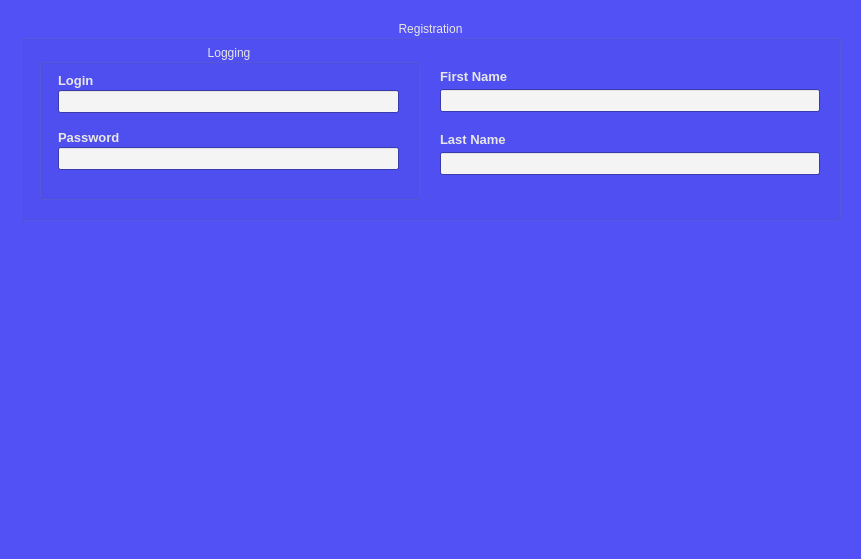
<?xml version="1.0" encoding="UTF-8"?>
<ui version="4.0">
 <class>RegistrationWidget</class>
 <widget class="QWidget" name="RegistrationWidget">
  <property name="geometry">
   <rect>
    <x>0</x>
    <y>0</y>
    <width>861</width>
    <height>559</height>
   </rect>
  </property>
  <property name="minimumSize">
   <size>
    <width>538</width>
    <height>246</height>
   </size>
  </property>
  <property name="palette">
   <palette>
    <active>
     <colorrole role="WindowText">
      <brush brushstyle="SolidPattern">
       <color alpha="255">
        <red>231</red>
        <green>231</green>
        <blue>231</blue>
       </color>
      </brush>
     </colorrole>
     <colorrole role="Button">
      <brush brushstyle="SolidPattern">
       <color alpha="255">
        <red>245</red>
        <green>245</green>
        <blue>245</blue>
       </color>
      </brush>
     </colorrole>
     <colorrole role="Dark">
      <brush brushstyle="SolidPattern">
       <color alpha="255">
        <red>35</red>
        <green>35</green>
        <blue>35</blue>
       </color>
      </brush>
     </colorrole>
     <colorrole role="Text">
      <brush brushstyle="SolidPattern">
       <color alpha="255">
        <red>231</red>
        <green>231</green>
        <blue>231</blue>
       </color>
      </brush>
     </colorrole>
     <colorrole role="ButtonText">
      <brush brushstyle="SolidPattern">
       <color alpha="255">
        <red>231</red>
        <green>231</green>
        <blue>231</blue>
       </color>
      </brush>
     </colorrole>
     <colorrole role="Base">
      <brush brushstyle="SolidPattern">
       <color alpha="255">
        <red>245</red>
        <green>244</green>
        <blue>245</blue>
       </color>
      </brush>
     </colorrole>
     <colorrole role="Window">
      <brush brushstyle="SolidPattern">
       <color alpha="255">
        <red>81</red>
        <green>81</green>
        <blue>245</blue>
       </color>
      </brush>
     </colorrole>
     <colorrole role="PlaceholderText">
      <brush brushstyle="SolidPattern">
       <color alpha="128">
        <red>231</red>
        <green>231</green>
        <blue>231</blue>
       </color>
      </brush>
     </colorrole>
    </active>
    <inactive>
     <colorrole role="WindowText">
      <brush brushstyle="SolidPattern">
       <color alpha="255">
        <red>231</red>
        <green>231</green>
        <blue>231</blue>
       </color>
      </brush>
     </colorrole>
     <colorrole role="Button">
      <brush brushstyle="SolidPattern">
       <color alpha="255">
        <red>245</red>
        <green>245</green>
        <blue>245</blue>
       </color>
      </brush>
     </colorrole>
     <colorrole role="Dark">
      <brush brushstyle="SolidPattern">
       <color alpha="255">
        <red>35</red>
        <green>35</green>
        <blue>35</blue>
       </color>
      </brush>
     </colorrole>
     <colorrole role="Text">
      <brush brushstyle="SolidPattern">
       <color alpha="255">
        <red>231</red>
        <green>231</green>
        <blue>231</blue>
       </color>
      </brush>
     </colorrole>
     <colorrole role="ButtonText">
      <brush brushstyle="SolidPattern">
       <color alpha="255">
        <red>231</red>
        <green>231</green>
        <blue>231</blue>
       </color>
      </brush>
     </colorrole>
     <colorrole role="Base">
      <brush brushstyle="SolidPattern">
       <color alpha="255">
        <red>245</red>
        <green>244</green>
        <blue>245</blue>
       </color>
      </brush>
     </colorrole>
     <colorrole role="Window">
      <brush brushstyle="SolidPattern">
       <color alpha="255">
        <red>81</red>
        <green>81</green>
        <blue>245</blue>
       </color>
      </brush>
     </colorrole>
     <colorrole role="PlaceholderText">
      <brush brushstyle="SolidPattern">
       <color alpha="128">
        <red>231</red>
        <green>231</green>
        <blue>231</blue>
       </color>
      </brush>
     </colorrole>
    </inactive>
    <disabled>
     <colorrole role="WindowText">
      <brush brushstyle="SolidPattern">
       <color alpha="255">
        <red>35</red>
        <green>35</green>
        <blue>35</blue>
       </color>
      </brush>
     </colorrole>
     <colorrole role="Button">
      <brush brushstyle="SolidPattern">
       <color alpha="255">
        <red>245</red>
        <green>245</green>
        <blue>245</blue>
       </color>
      </brush>
     </colorrole>
     <colorrole role="Dark">
      <brush brushstyle="SolidPattern">
       <color alpha="255">
        <red>35</red>
        <green>35</green>
        <blue>35</blue>
       </color>
      </brush>
     </colorrole>
     <colorrole role="Text">
      <brush brushstyle="SolidPattern">
       <color alpha="255">
        <red>35</red>
        <green>35</green>
        <blue>35</blue>
       </color>
      </brush>
     </colorrole>
     <colorrole role="ButtonText">
      <brush brushstyle="SolidPattern">
       <color alpha="255">
        <red>35</red>
        <green>35</green>
        <blue>35</blue>
       </color>
      </brush>
     </colorrole>
     <colorrole role="Base">
      <brush brushstyle="SolidPattern">
       <color alpha="255">
        <red>81</red>
        <green>81</green>
        <blue>245</blue>
       </color>
      </brush>
     </colorrole>
     <colorrole role="Window">
      <brush brushstyle="SolidPattern">
       <color alpha="255">
        <red>81</red>
        <green>81</green>
        <blue>245</blue>
       </color>
      </brush>
     </colorrole>
     <colorrole role="PlaceholderText">
      <brush brushstyle="SolidPattern">
       <color alpha="128">
        <red>231</red>
        <green>231</green>
        <blue>231</blue>
       </color>
      </brush>
     </colorrole>
    </disabled>
   </palette>
  </property>
  <property name="windowTitle">
   <string>Form</string>
  </property>
  <property name="autoFillBackground">
   <bool>true</bool>
  </property>
  <widget class="QWidget" name="verticalLayoutWidget_3">
   <property name="geometry">
    <rect>
     <x>0</x>
     <y>0</y>
     <width>861</width>
     <height>241</height>
    </rect>
   </property>
   <layout class="QVBoxLayout" name="verticalLayout_1">
    <property name="spacing">
     <number>0</number>
    </property>
    <property name="leftMargin">
     <number>20</number>
    </property>
    <property name="topMargin">
     <number>20</number>
    </property>
    <property name="rightMargin">
     <number>20</number>
    </property>
    <property name="bottomMargin">
     <number>20</number>
    </property>
    <item>
     <widget class="QGroupBox" name="grpBx_rgstr">
      <property name="sizePolicy">
       <sizepolicy hsizetype="Expanding" vsizetype="Minimum">
        <horstretch>0</horstretch>
        <verstretch>0</verstretch>
       </sizepolicy>
      </property>
      <property name="palette">
       <palette>
        <active>
         <colorrole role="Highlight">
          <brush brushstyle="SolidPattern">
           <color alpha="170">
            <red>204</red>
            <green>204</green>
            <blue>204</blue>
           </color>
          </brush>
         </colorrole>
         <colorrole role="Link">
          <brush brushstyle="SolidPattern">
           <color alpha="255">
            <red>244</red>
            <green>244</green>
            <blue>244</blue>
           </color>
          </brush>
         </colorrole>
        </active>
        <inactive>
         <colorrole role="Highlight">
          <brush brushstyle="SolidPattern">
           <color alpha="170">
            <red>204</red>
            <green>204</green>
            <blue>204</blue>
           </color>
          </brush>
         </colorrole>
         <colorrole role="Link">
          <brush brushstyle="SolidPattern">
           <color alpha="255">
            <red>244</red>
            <green>244</green>
            <blue>244</blue>
           </color>
          </brush>
         </colorrole>
        </inactive>
        <disabled>
         <colorrole role="Highlight">
          <brush brushstyle="SolidPattern">
           <color alpha="170">
            <red>31</red>
            <green>117</green>
            <blue>204</blue>
           </color>
          </brush>
         </colorrole>
         <colorrole role="Link">
          <brush brushstyle="SolidPattern">
           <color alpha="255">
            <red>244</red>
            <green>244</green>
            <blue>244</blue>
           </color>
          </brush>
         </colorrole>
        </disabled>
       </palette>
      </property>
      <property name="font">
       <font>
        <family>Tahoma</family>
        <weight>50</weight>
        <bold>false</bold>
       </font>
      </property>
      <property name="title">
       <string>Registration</string>
      </property>
      <property name="alignment">
       <set>Qt::AlignCenter</set>
      </property>
      <widget class="QWidget" name="horizontalLayoutWidget">
       <property name="geometry">
        <rect>
         <x>-1</x>
         <y>19</y>
         <width>821</width>
         <height>181</height>
        </rect>
       </property>
       <layout class="QHBoxLayout" name="horizontalLayout_1">
        <property name="spacing">
         <number>20</number>
        </property>
        <property name="leftMargin">
         <number>20</number>
        </property>
        <property name="topMargin">
         <number>5</number>
        </property>
        <property name="rightMargin">
         <number>20</number>
        </property>
        <property name="bottomMargin">
         <number>20</number>
        </property>
        <item>
         <widget class="QGroupBox" name="grpBx_lgn">
          <property name="sizePolicy">
           <sizepolicy hsizetype="Expanding" vsizetype="Expanding">
            <horstretch>0</horstretch>
            <verstretch>0</verstretch>
           </sizepolicy>
          </property>
          <property name="palette">
           <palette>
            <active>
             <colorrole role="Base">
              <brush brushstyle="SolidPattern">
               <color alpha="255">
                <red>245</red>
                <green>244</green>
                <blue>245</blue>
               </color>
              </brush>
             </colorrole>
             <colorrole role="Highlight">
              <brush brushstyle="SolidPattern">
               <color alpha="170">
                <red>204</red>
                <green>204</green>
                <blue>204</blue>
               </color>
              </brush>
             </colorrole>
            </active>
            <inactive>
             <colorrole role="Base">
              <brush brushstyle="SolidPattern">
               <color alpha="255">
                <red>245</red>
                <green>244</green>
                <blue>245</blue>
               </color>
              </brush>
             </colorrole>
             <colorrole role="Highlight">
              <brush brushstyle="SolidPattern">
               <color alpha="170">
                <red>204</red>
                <green>204</green>
                <blue>204</blue>
               </color>
              </brush>
             </colorrole>
            </inactive>
            <disabled>
             <colorrole role="Base">
              <brush brushstyle="SolidPattern">
               <color alpha="255">
                <red>245</red>
                <green>245</green>
                <blue>245</blue>
               </color>
              </brush>
             </colorrole>
             <colorrole role="Highlight">
              <brush brushstyle="SolidPattern">
               <color alpha="170">
                <red>204</red>
                <green>204</green>
                <blue>204</blue>
               </color>
              </brush>
             </colorrole>
            </disabled>
           </palette>
          </property>
          <property name="title">
           <string>Logging</string>
          </property>
          <property name="alignment">
           <set>Qt::AlignCenter</set>
          </property>
          <widget class="QWidget" name="verticalLayoutWidget_2">
           <property name="geometry">
            <rect>
             <x>-1</x>
             <y>19</y>
             <width>381</width>
             <height>131</height>
            </rect>
           </property>
           <layout class="QVBoxLayout" name="verticalLayout_3">
            <property name="spacing">
             <number>0</number>
            </property>
            <property name="leftMargin">
             <number>20</number>
            </property>
            <property name="rightMargin">
             <number>20</number>
            </property>
            <item>
             <spacer name="verticalSpacer_4">
              <property name="orientation">
               <enum>Qt::Vertical</enum>
              </property>
              <property name="sizeType">
               <enum>QSizePolicy::Fixed</enum>
              </property>
              <property name="sizeHint" stdset="0">
               <size>
                <width>20</width>
                <height>8</height>
               </size>
              </property>
             </spacer>
            </item>
            <item>
             <widget class="QLabel" name="label_login">
              <property name="sizePolicy">
               <sizepolicy hsizetype="Preferred" vsizetype="Fixed">
                <horstretch>0</horstretch>
                <verstretch>0</verstretch>
               </sizepolicy>
              </property>
              <property name="minimumSize">
               <size>
                <width>170</width>
                <height>0</height>
               </size>
              </property>
              <property name="font">
               <font>
                <family>Tahoma</family>
                <pointsize>10</pointsize>
                <weight>75</weight>
                <bold>true</bold>
               </font>
              </property>
              <property name="text">
               <string>Login</string>
              </property>
             </widget>
            </item>
            <item>
             <widget class="QLineEdit" name="lineEdit_login">
              <property name="minimumSize">
               <size>
                <width>170</width>
                <height>0</height>
               </size>
              </property>
              <property name="palette">
               <palette>
                <active>
                 <colorrole role="Text">
                  <brush brushstyle="SolidPattern">
                   <color alpha="255">
                    <red>0</red>
                    <green>0</green>
                    <blue>0</blue>
                   </color>
                  </brush>
                 </colorrole>
                 <colorrole role="ButtonText">
                  <brush brushstyle="SolidPattern">
                   <color alpha="255">
                    <red>0</red>
                    <green>0</green>
                    <blue>0</blue>
                   </color>
                  </brush>
                 </colorrole>
                 <colorrole role="PlaceholderText">
                  <brush brushstyle="NoBrush">
                   <color alpha="128">
                    <red>0</red>
                    <green>0</green>
                    <blue>0</blue>
                   </color>
                  </brush>
                 </colorrole>
                </active>
                <inactive>
                 <colorrole role="Text">
                  <brush brushstyle="SolidPattern">
                   <color alpha="255">
                    <red>0</red>
                    <green>0</green>
                    <blue>0</blue>
                   </color>
                  </brush>
                 </colorrole>
                 <colorrole role="ButtonText">
                  <brush brushstyle="SolidPattern">
                   <color alpha="255">
                    <red>0</red>
                    <green>0</green>
                    <blue>0</blue>
                   </color>
                  </brush>
                 </colorrole>
                 <colorrole role="PlaceholderText">
                  <brush brushstyle="NoBrush">
                   <color alpha="128">
                    <red>0</red>
                    <green>0</green>
                    <blue>0</blue>
                   </color>
                  </brush>
                 </colorrole>
                </inactive>
                <disabled>
                 <colorrole role="Text">
                  <brush brushstyle="SolidPattern">
                   <color alpha="255">
                    <red>35</red>
                    <green>35</green>
                    <blue>35</blue>
                   </color>
                  </brush>
                 </colorrole>
                 <colorrole role="ButtonText">
                  <brush brushstyle="SolidPattern">
                   <color alpha="255">
                    <red>35</red>
                    <green>35</green>
                    <blue>35</blue>
                   </color>
                  </brush>
                 </colorrole>
                 <colorrole role="PlaceholderText">
                  <brush brushstyle="NoBrush">
                   <color alpha="128">
                    <red>0</red>
                    <green>0</green>
                    <blue>0</blue>
                   </color>
                  </brush>
                 </colorrole>
                </disabled>
               </palette>
              </property>
              <property name="font">
               <font>
                <family>Tahoma</family>
                <pointsize>10</pointsize>
                <weight>75</weight>
                <bold>true</bold>
               </font>
              </property>
             </widget>
            </item>
            <item>
             <spacer name="verticalSpacer_5">
              <property name="orientation">
               <enum>Qt::Vertical</enum>
              </property>
              <property name="sizeType">
               <enum>QSizePolicy::Fixed</enum>
              </property>
              <property name="sizeHint" stdset="0">
               <size>
                <width>20</width>
                <height>15</height>
               </size>
              </property>
             </spacer>
            </item>
            <item>
             <widget class="QLabel" name="label_password">
              <property name="sizePolicy">
               <sizepolicy hsizetype="Preferred" vsizetype="Fixed">
                <horstretch>0</horstretch>
                <verstretch>0</verstretch>
               </sizepolicy>
              </property>
              <property name="minimumSize">
               <size>
                <width>170</width>
                <height>0</height>
               </size>
              </property>
              <property name="font">
               <font>
                <family>Tahoma</family>
                <pointsize>10</pointsize>
                <weight>75</weight>
                <bold>true</bold>
               </font>
              </property>
              <property name="text">
               <string>Password</string>
              </property>
             </widget>
            </item>
            <item>
             <widget class="QLineEdit" name="lineEdit_password">
              <property name="minimumSize">
               <size>
                <width>170</width>
                <height>0</height>
               </size>
              </property>
              <property name="palette">
               <palette>
                <active>
                 <colorrole role="WindowText">
                  <brush brushstyle="SolidPattern">
                   <color alpha="255">
                    <red>0</red>
                    <green>0</green>
                    <blue>0</blue>
                   </color>
                  </brush>
                 </colorrole>
                 <colorrole role="Text">
                  <brush brushstyle="SolidPattern">
                   <color alpha="255">
                    <red>0</red>
                    <green>0</green>
                    <blue>0</blue>
                   </color>
                  </brush>
                 </colorrole>
                 <colorrole role="ButtonText">
                  <brush brushstyle="SolidPattern">
                   <color alpha="255">
                    <red>0</red>
                    <green>0</green>
                    <blue>0</blue>
                   </color>
                  </brush>
                 </colorrole>
                 <colorrole role="PlaceholderText">
                  <brush brushstyle="NoBrush">
                   <color alpha="128">
                    <red>0</red>
                    <green>0</green>
                    <blue>0</blue>
                   </color>
                  </brush>
                 </colorrole>
                </active>
                <inactive>
                 <colorrole role="WindowText">
                  <brush brushstyle="SolidPattern">
                   <color alpha="255">
                    <red>0</red>
                    <green>0</green>
                    <blue>0</blue>
                   </color>
                  </brush>
                 </colorrole>
                 <colorrole role="Text">
                  <brush brushstyle="SolidPattern">
                   <color alpha="255">
                    <red>0</red>
                    <green>0</green>
                    <blue>0</blue>
                   </color>
                  </brush>
                 </colorrole>
                 <colorrole role="ButtonText">
                  <brush brushstyle="SolidPattern">
                   <color alpha="255">
                    <red>0</red>
                    <green>0</green>
                    <blue>0</blue>
                   </color>
                  </brush>
                 </colorrole>
                 <colorrole role="PlaceholderText">
                  <brush brushstyle="NoBrush">
                   <color alpha="128">
                    <red>0</red>
                    <green>0</green>
                    <blue>0</blue>
                   </color>
                  </brush>
                 </colorrole>
                </inactive>
                <disabled>
                 <colorrole role="WindowText">
                  <brush brushstyle="SolidPattern">
                   <color alpha="255">
                    <red>35</red>
                    <green>35</green>
                    <blue>35</blue>
                   </color>
                  </brush>
                 </colorrole>
                 <colorrole role="Text">
                  <brush brushstyle="SolidPattern">
                   <color alpha="255">
                    <red>35</red>
                    <green>35</green>
                    <blue>35</blue>
                   </color>
                  </brush>
                 </colorrole>
                 <colorrole role="ButtonText">
                  <brush brushstyle="SolidPattern">
                   <color alpha="255">
                    <red>35</red>
                    <green>35</green>
                    <blue>35</blue>
                   </color>
                  </brush>
                 </colorrole>
                 <colorrole role="PlaceholderText">
                  <brush brushstyle="NoBrush">
                   <color alpha="128">
                    <red>0</red>
                    <green>0</green>
                    <blue>0</blue>
                   </color>
                  </brush>
                 </colorrole>
                </disabled>
               </palette>
              </property>
              <property name="font">
               <font>
                <family>Tahoma</family>
                <pointsize>10</pointsize>
                <weight>75</weight>
                <bold>true</bold>
               </font>
              </property>
              <property name="inputMethodHints">
               <set>Qt::ImhNone</set>
              </property>
             </widget>
            </item>
            <item>
             <spacer name="verticalSpacer_6">
              <property name="orientation">
               <enum>Qt::Vertical</enum>
              </property>
              <property name="sizeType">
               <enum>QSizePolicy::Fixed</enum>
              </property>
              <property name="sizeHint" stdset="0">
               <size>
                <width>20</width>
                <height>20</height>
               </size>
              </property>
             </spacer>
            </item>
           </layout>
          </widget>
         </widget>
        </item>
        <item>
         <layout class="QVBoxLayout" name="verticalLayout_2">
          <property name="spacing">
           <number>0</number>
          </property>
          <item>
           <spacer name="verticalSpacer_2">
            <property name="orientation">
             <enum>Qt::Vertical</enum>
            </property>
            <property name="sizeType">
             <enum>QSizePolicy::Fixed</enum>
            </property>
            <property name="sizeHint" stdset="0">
             <size>
              <width>20</width>
              <height>20</height>
             </size>
            </property>
           </spacer>
          </item>
          <item>
           <widget class="QLabel" name="label_frst_name">
            <property name="sizePolicy">
             <sizepolicy hsizetype="Preferred" vsizetype="Fixed">
              <horstretch>0</horstretch>
              <verstretch>0</verstretch>
             </sizepolicy>
            </property>
            <property name="minimumSize">
             <size>
              <width>170</width>
              <height>0</height>
             </size>
            </property>
            <property name="font">
             <font>
              <family>Tahoma</family>
              <pointsize>10</pointsize>
              <weight>75</weight>
              <bold>true</bold>
             </font>
            </property>
            <property name="text">
             <string>First Name</string>
            </property>
           </widget>
          </item>
          <item>
           <widget class="QLineEdit" name="lineEdit_FName">
            <property name="minimumSize">
             <size>
              <width>170</width>
              <height>0</height>
             </size>
            </property>
            <property name="palette">
             <palette>
              <active>
               <colorrole role="Text">
                <brush brushstyle="SolidPattern">
                 <color alpha="255">
                  <red>0</red>
                  <green>0</green>
                  <blue>0</blue>
                 </color>
                </brush>
               </colorrole>
               <colorrole role="ButtonText">
                <brush brushstyle="SolidPattern">
                 <color alpha="255">
                  <red>0</red>
                  <green>0</green>
                  <blue>0</blue>
                 </color>
                </brush>
               </colorrole>
               <colorrole role="PlaceholderText">
                <brush brushstyle="NoBrush">
                 <color alpha="128">
                  <red>0</red>
                  <green>0</green>
                  <blue>0</blue>
                 </color>
                </brush>
               </colorrole>
              </active>
              <inactive>
               <colorrole role="Text">
                <brush brushstyle="SolidPattern">
                 <color alpha="255">
                  <red>0</red>
                  <green>0</green>
                  <blue>0</blue>
                 </color>
                </brush>
               </colorrole>
               <colorrole role="ButtonText">
                <brush brushstyle="SolidPattern">
                 <color alpha="255">
                  <red>0</red>
                  <green>0</green>
                  <blue>0</blue>
                 </color>
                </brush>
               </colorrole>
               <colorrole role="PlaceholderText">
                <brush brushstyle="NoBrush">
                 <color alpha="128">
                  <red>0</red>
                  <green>0</green>
                  <blue>0</blue>
                 </color>
                </brush>
               </colorrole>
              </inactive>
              <disabled>
               <colorrole role="Text">
                <brush brushstyle="SolidPattern">
                 <color alpha="255">
                  <red>35</red>
                  <green>35</green>
                  <blue>35</blue>
                 </color>
                </brush>
               </colorrole>
               <colorrole role="ButtonText">
                <brush brushstyle="SolidPattern">
                 <color alpha="255">
                  <red>35</red>
                  <green>35</green>
                  <blue>35</blue>
                 </color>
                </brush>
               </colorrole>
               <colorrole role="PlaceholderText">
                <brush brushstyle="NoBrush">
                 <color alpha="128">
                  <red>0</red>
                  <green>0</green>
                  <blue>0</blue>
                 </color>
                </brush>
               </colorrole>
              </disabled>
             </palette>
            </property>
            <property name="font">
             <font>
              <family>Tahoma</family>
              <pointsize>10</pointsize>
              <weight>75</weight>
              <bold>true</bold>
             </font>
            </property>
           </widget>
          </item>
          <item>
           <spacer name="verticalSpacer_3">
            <property name="orientation">
             <enum>Qt::Vertical</enum>
            </property>
            <property name="sizeType">
             <enum>QSizePolicy::Fixed</enum>
            </property>
            <property name="sizeHint" stdset="0">
             <size>
              <width>20</width>
              <height>15</height>
             </size>
            </property>
           </spacer>
          </item>
          <item>
           <widget class="QLabel" name="label_lst_name">
            <property name="sizePolicy">
             <sizepolicy hsizetype="Preferred" vsizetype="Fixed">
              <horstretch>0</horstretch>
              <verstretch>0</verstretch>
             </sizepolicy>
            </property>
            <property name="minimumSize">
             <size>
              <width>170</width>
              <height>0</height>
             </size>
            </property>
            <property name="font">
             <font>
              <family>Tahoma</family>
              <pointsize>10</pointsize>
              <weight>75</weight>
              <bold>true</bold>
             </font>
            </property>
            <property name="text">
             <string>Last Name</string>
            </property>
           </widget>
          </item>
          <item>
           <widget class="QLineEdit" name="lineEdit_LName">
            <property name="minimumSize">
             <size>
              <width>170</width>
              <height>0</height>
             </size>
            </property>
            <property name="palette">
             <palette>
              <active>
               <colorrole role="WindowText">
                <brush brushstyle="SolidPattern">
                 <color alpha="255">
                  <red>245</red>
                  <green>245</green>
                  <blue>245</blue>
                 </color>
                </brush>
               </colorrole>
               <colorrole role="Text">
                <brush brushstyle="SolidPattern">
                 <color alpha="255">
                  <red>0</red>
                  <green>0</green>
                  <blue>0</blue>
                 </color>
                </brush>
               </colorrole>
               <colorrole role="ButtonText">
                <brush brushstyle="SolidPattern">
                 <color alpha="255">
                  <red>0</red>
                  <green>0</green>
                  <blue>0</blue>
                 </color>
                </brush>
               </colorrole>
               <colorrole role="PlaceholderText">
                <brush brushstyle="NoBrush">
                 <color alpha="128">
                  <red>0</red>
                  <green>0</green>
                  <blue>0</blue>
                 </color>
                </brush>
               </colorrole>
              </active>
              <inactive>
               <colorrole role="WindowText">
                <brush brushstyle="SolidPattern">
                 <color alpha="255">
                  <red>245</red>
                  <green>245</green>
                  <blue>245</blue>
                 </color>
                </brush>
               </colorrole>
               <colorrole role="Text">
                <brush brushstyle="SolidPattern">
                 <color alpha="255">
                  <red>0</red>
                  <green>0</green>
                  <blue>0</blue>
                 </color>
                </brush>
               </colorrole>
               <colorrole role="ButtonText">
                <brush brushstyle="SolidPattern">
                 <color alpha="255">
                  <red>0</red>
                  <green>0</green>
                  <blue>0</blue>
                 </color>
                </brush>
               </colorrole>
               <colorrole role="PlaceholderText">
                <brush brushstyle="NoBrush">
                 <color alpha="128">
                  <red>0</red>
                  <green>0</green>
                  <blue>0</blue>
                 </color>
                </brush>
               </colorrole>
              </inactive>
              <disabled>
               <colorrole role="WindowText">
                <brush brushstyle="SolidPattern">
                 <color alpha="255">
                  <red>35</red>
                  <green>35</green>
                  <blue>35</blue>
                 </color>
                </brush>
               </colorrole>
               <colorrole role="Text">
                <brush brushstyle="SolidPattern">
                 <color alpha="255">
                  <red>35</red>
                  <green>35</green>
                  <blue>35</blue>
                 </color>
                </brush>
               </colorrole>
               <colorrole role="ButtonText">
                <brush brushstyle="SolidPattern">
                 <color alpha="255">
                  <red>35</red>
                  <green>35</green>
                  <blue>35</blue>
                 </color>
                </brush>
               </colorrole>
               <colorrole role="PlaceholderText">
                <brush brushstyle="NoBrush">
                 <color alpha="128">
                  <red>0</red>
                  <green>0</green>
                  <blue>0</blue>
                 </color>
                </brush>
               </colorrole>
              </disabled>
             </palette>
            </property>
            <property name="font">
             <font>
              <family>Tahoma</family>
              <pointsize>10</pointsize>
              <weight>75</weight>
              <bold>true</bold>
             </font>
            </property>
           </widget>
          </item>
          <item>
           <spacer name="verticalSpacer_1">
            <property name="orientation">
             <enum>Qt::Vertical</enum>
            </property>
            <property name="sizeType">
             <enum>QSizePolicy::Fixed</enum>
            </property>
            <property name="sizeHint" stdset="0">
             <size>
              <width>20</width>
              <height>20</height>
             </size>
            </property>
           </spacer>
          </item>
         </layout>
        </item>
       </layout>
      </widget>
     </widget>
    </item>
   </layout>
  </widget>
 </widget>
 <resources/>
 <connections/>
</ui>
